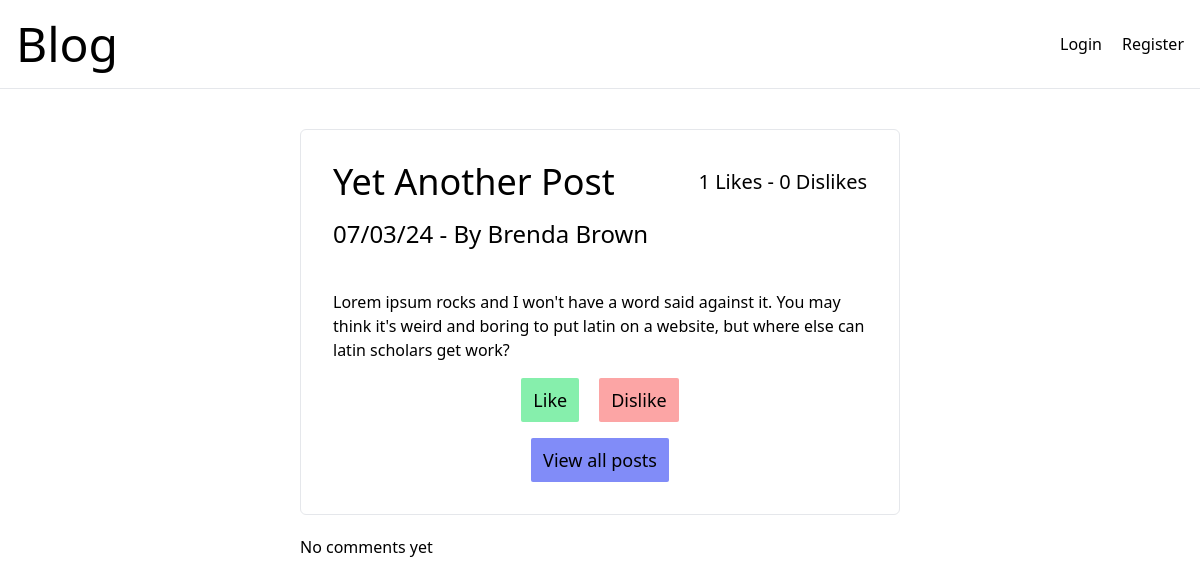
The page /singlePost.php?id=6 on the database as committed earlier.
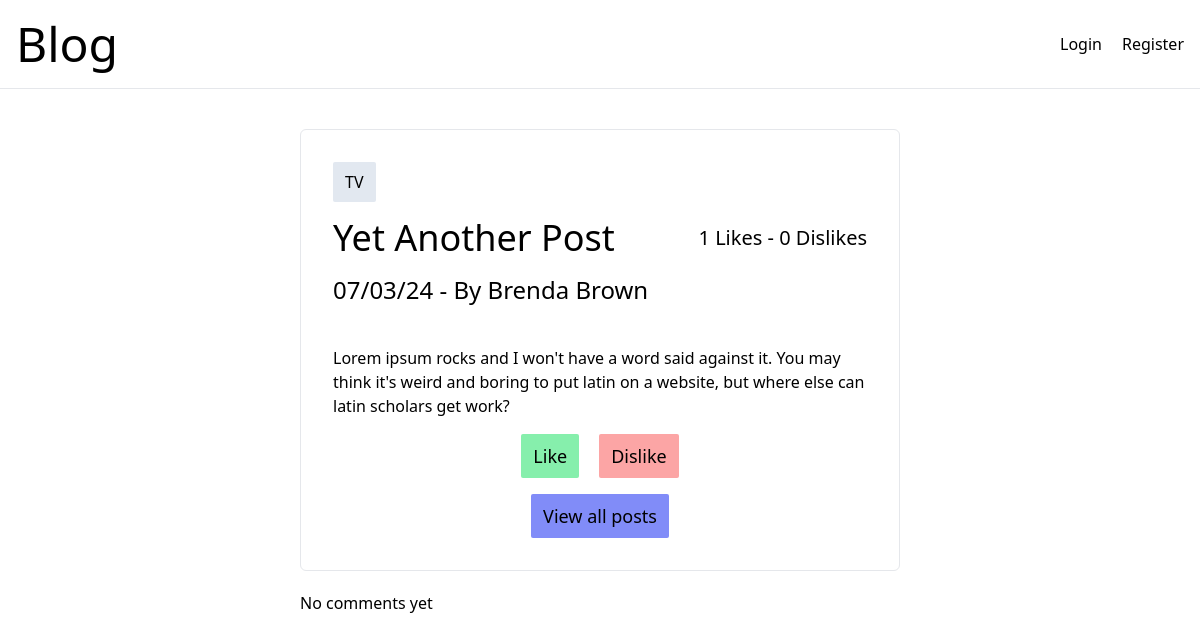
The same page on the database as committed later.
### tables this page shows
CREATE TABLE `blogposts` (
  `id` int(11) unsigned NOT NULL AUTO_INCREMENT,
  `title` varchar(500) NOT NULL,
  `content` longtext NOT NULL,
  `authorid` int(11) NOT NULL,
  `posttime` timestamp NOT NULL,
  `category` smallint(5) DEFAULT NULL,
  PRIMARY KEY (`id`)
);

CREATE TABLE `users` (
  `id` int(11) unsigned NOT NULL AUTO_INCREMENT,
  `username` varchar(250) NOT NULL,
  `email` varchar(500) NOT NULL,
  `password` varchar(1000) NOT NULL,
  PRIMARY KEY (`id`)
);

CREATE TABLE `categories` (
  `id` int(11) unsigned NOT NULL AUTO_INCREMENT,
  `name` varchar(50) DEFAULT NULL,
  PRIMARY KEY (`id`)
);

### src/Models/BlogModel.php (called while the page is built, shortened)
<?php
require_once 'src/Entities/Blog.php';
class BlogModel
{
    private PDO $db;
    public function __construct(PDO $db)
    {
        $this->db = $db;
    }
    public function getBlogById(int $id): Blog|false
    {
       $query = $this->db->prepare('SELECT `blogposts`.`id` AS "id",
       `blogposts`.`title` AS "title",
       `blogposts`.`content` AS "content",
       `blogposts`.`authorid` AS "authorid",
       `blogposts`.`posttime` AS "posttime",
       COUNT(`likes`.`id`) AS "total",
       SUM(`likes`.`value`) AS "likes",
       `categories`.`name` AS "category",
       `users`.`username`
        FROM `blogposts`
        LEFT JOIN `users`
        ON `blogposts`.`authorid` = `users`.`id`
        LEFT JOIN `likes`
        ON `blogposts`.`id`=`likes`.`blogid`
        LEFT JOIN `categories`
        ON `blogposts`.`category` = `categories`.`id`
        WHERE `blogposts`.`id` = :id');
        $query->execute([
            ':id' => $id
        ]);
        $data = $query->fetch();
        return $this->hydrateSingleBlog($data);
    }
    public function hydrateSingleBlog(array $data): Blog|false
    {
        $username = $data['username'] ?: 'Anonymous';
        $dislikes = $data['total']-$data['likes'];
        return new Blog($data['id'], $data['title'], $data['content'], $data['authorid'], $username, $data['posttime'], $data['category'],$data['likes'], $dislikes);
    }
}

### src/Entities/Blog.php (called while the page is built, shortened)
<?php
readonly class Blog
{
    public function __construct(int $id, string $title, string $content, ?int $authorId, string $username, string $postTime, ?string $category, int|null $likes, int|null $dislikes)
    {
        $this->title = $title;
        $this->content = $content;
        $this->username = $username;
        $this->postTime = gmdate("d/m/y", strtotime($postTime));
        $this->category = $category ?: '';
        $this->likes = $likes ?: 0;
        $this->dislikes = $dislikes ?: 0;
    }
}

### singlePost.php (the view, shortened to what this page needs)
<?php
require_once 'src/connectToDb.php';
require_once 'src/Models/BlogModel.php';
$db = connectToDb();
$blogModel = new BlogModel($db);
$blog = $blogModel->getBlogById($_GET['id']);
$commentModel = new CommentModel($db);
$comments = $commentModel->getAllComments($_GET['id']);
$blog = $blogModel->getBlogById($_GET['id']);
?>
<!DOCTYPE html>
<html lang="en">
<head>
    <script src="https://cdn.tailwindcss.com"></script>
</head>
<body class="selection:bg-teal-200">
<nav class="flex justify-between items-center py-5 px-4 mb-10 border-b border-solid">
    <a href="index.php"><h1 class="text-5xl">Blog</h1></a>
    <div class="flex gap-5">
        <?php echo isset($_SESSION['userid']) ?
            '<a href="addPost.php">Create Post</a><a href="logout.php">Logout</a>':
            '<a href="login.php">Login</a><a href="register.php">Register</a>'; ?>
    </div>
</nav>
<section class="container md:w-1/2 mx-auto">
    <article class="p-8 border border-solid rounded-md">
        <?php echo $blog->controversial ? '<span class="px-3 py-2 bg bg-rose-600 inline-block mb-4 rounded-sm">Controversial</span> ':'' ;
        echo strlen($blog->category)>1 ? '<span class="px-3 py-2 bg bg-slate-200 inline-block mb-4 rounded-sm">' . $blog->category . '</span>':'' ;?>
        <div class="flex justify-between items-center flex-col md:flex-row mb-4">
            <h2 class="text-4xl"><?php echo $blog->title; ?></h2>
            <span class="text-xl"><?php echo $blog->likes . ' Likes - ' . $blog->dislikes . ' Dislikes' ?></span>
        </div>
        <p class="text-2xl mb-10"><?php echo $blog->postTime . ' - By ' . $blog->username; ?></p>
        <p><?php echo $blog->content ?></p>
        <div class="flex justify-center gap-5">
            <a class="px-3 py-2 mt-4 text-lg bg-green-300 hover:bg-green-400 hover:text-white transition inline-block rounded-sm" href="<?php echo isset($_SESSION['userid']) ? '?id=' . $_GET['id'] . '&click=Like' : 'login.php'; ?>">Like</a>
            <a class="px-3 py-2 mt-4 text-lg bg-red-300 hover:bg-red-400 hover:text-white transition inline-block rounded-sm" href="<?php echo isset($_SESSION['userid']) ? '?id=' . $_GET['id'] . '&click=Dislike' : 'login.php'; ?>">Dislike</a>
        </div>
        <div class="flex justify-center">
            <a class="px-3 py-2 mt-4 text-lg bg-indigo-400 hover:bg-indigo-700 hover:text-white transition inline-block rounded-sm" href="index.php">View all posts</a>
        </div>
    </article>
</section>
<section class="container md:w-1/2 mx-auto mt-5 mb-10">
    <?php endforeach;
    if (empty($comments)) : echo 'No comments yet';
    endif;
    ?>
</section>
</body>
</html>

Rows that differ between the two databases and show on the page:
changed blogposts "Yet Another Post": categories.name (not shown) → "TV"
